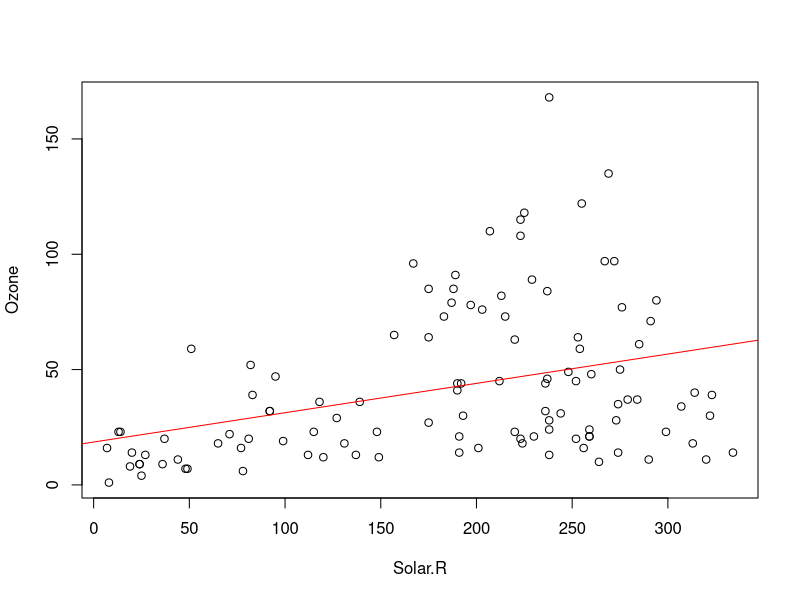

Write the R code that produced this figure.
## ---- chunk 1
x=rnorm(15)
x
## ---- chunk 2
y=2*x+rnorm(15)
y
## ---- chunk 3
model=lm(y~x)
predict(model)
## ---- chunk 4
sum(abs(predict(model)-y))/15
## ---- chunk 5
data("airquality")
names(airquality)
## ---- chunk 6
plot(Ozone~Solar.R,data=airquality)
model1=lm(Ozone~Solar.R,data=airquality)
abline(model1,col="red")
## ---- chunk 7
summary(model1)
